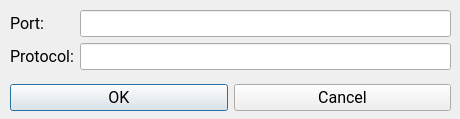
<?xml version="1.0" encoding="UTF-8"?>
<ui version="4.0">
 <class>Dialog</class>
 <widget class="QDialog" name="Dialog">
  <property name="geometry">
   <rect>
    <x>0</x>
    <y>0</y>
    <width>460</width>
    <height>119</height>
   </rect>
  </property>
  <property name="sizePolicy">
   <sizepolicy hsizetype="Fixed" vsizetype="Fixed">
    <horstretch>0</horstretch>
    <verstretch>0</verstretch>
   </sizepolicy>
  </property>
  <property name="font">
   <font>
    <family>Roboto</family>
    <pointsize>12</pointsize>
   </font>
  </property>
  <property name="windowTitle">
   <string>Service Lookup</string>
  </property>
  <widget class="QWidget" name="">
   <property name="geometry">
    <rect>
     <x>10</x>
     <y>10</y>
     <width>441</width>
     <height>101</height>
    </rect>
   </property>
   <layout class="QVBoxLayout" name="verticalLayout">
    <item>
     <layout class="QFormLayout" name="formLayout">
      <item row="0" column="0">
       <widget class="QLabel" name="label_port">
        <property name="text">
         <string>Port:</string>
        </property>
       </widget>
      </item>
      <item row="0" column="1">
       <widget class="QLineEdit" name="lineEdit_port"/>
      </item>
      <item row="1" column="0">
       <widget class="QLabel" name="label_protocol">
        <property name="text">
         <string>Protocol:</string>
        </property>
       </widget>
      </item>
      <item row="1" column="1">
       <widget class="QLineEdit" name="lineEdit_protocol"/>
      </item>
     </layout>
    </item>
    <item>
     <layout class="QHBoxLayout" name="horizontalLayout">
      <item>
       <widget class="QPushButton" name="pushButton_ok">
        <property name="text">
         <string>OK</string>
        </property>
       </widget>
      </item>
      <item>
       <widget class="QPushButton" name="pushButton_cancel">
        <property name="text">
         <string>Cancel</string>
        </property>
       </widget>
      </item>
     </layout>
    </item>
   </layout>
  </widget>
 </widget>
 <resources/>
 <connections/>
</ui>
